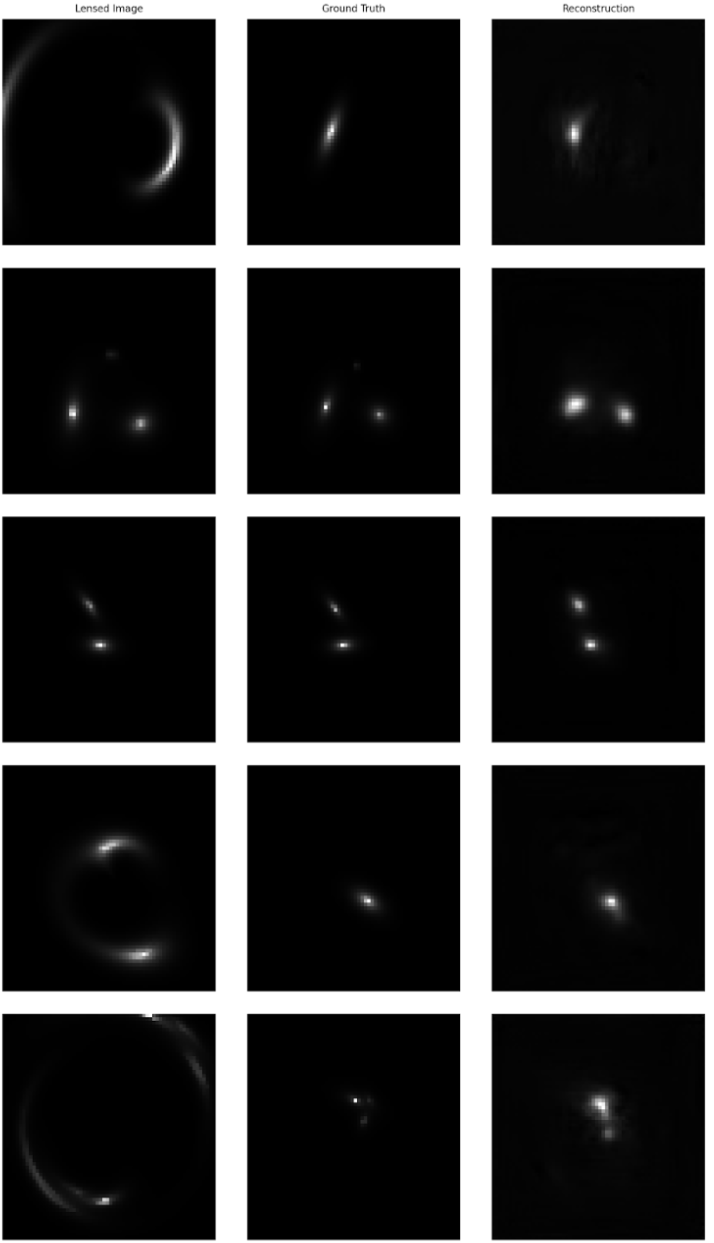
#> input picture image_dump/image_2025-08-13_151914547.png, 714 x 1243 px
$ python -i mass_normalizer.py   (imports and definitions only)
#> lines starting #> are read from the running program, lines starting #| are printed output that depends on the picture; after the words box and inside, x2 and y2 are one past the last pixel; in counts of white or black regions, pixels touching at a corner belong together
#> further down, picture is the input picture: shape (1243, 714); min 0, max 255, mean 49.8
#!/usr/bin/env python3
"""
Real Data Preprocessor for Gravitational Lensing
Handles noise reduction, feature enhancement, background filtering, and lens centering
"""
import os
import argparse
from pathlib import Path
import numpy as np
from astropy.io import fits
from astropy.convolution import convolve, Gaussian2DKernel
from skimage.transform import resize
from skimage.filters import gaussian, median, unsharp_mask, sobel
from skimage.exposure import adjust_gamma, equalize_adapthist
from scipy.ndimage import center_of_mass, shift as nd_shift
from scipy.ndimage import median_filter, gaussian_filter
from skimage import measure, morphology

DEFAULT_INPUT_DIR = r"YOUR INPUT DIRECTORY"
DEFAULT_OUTPUT_DIR = r"YOUR OUTPUT DIRECTORY"
TARGET_SIZE = 96


def estimate_background(data, method='percentile', percentile=10, sigma=3.0):
#> called with method = 'sigma_clip', percentile = 10, sigma = 3
    if method == 'percentile':
        return np.percentile(data, percentile)
    elif method == 'median':
        h, w = data.shape
        edges = np.concatenate([data[0, :], data[-1, :], data[:, 0], data[:, -1]])
        return np.median(edges)
    elif method == 'sigma_clip':
        med = np.median(data)
#> med = 1
        mad = np.median(np.abs(data - med))
#> mad = 1
        std = 1.4826 * mad
#> std = 1.48
        mask = np.abs(data - med) < sigma * std
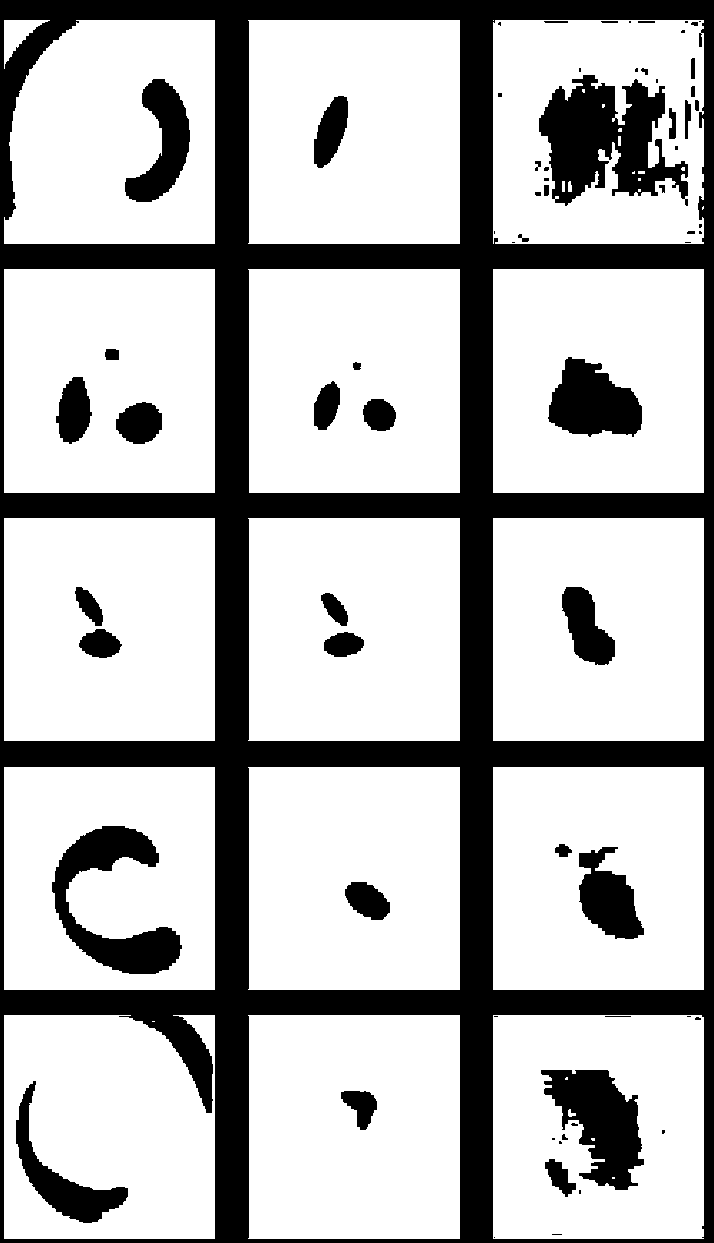
#> mask: shape (1243, 714) bool; 72.5% white; 69 black regions (27 under 20 px), largest, box (x1, y1, x2, y2) and area: (0, 0, 714, 1243) 185773, (539, 75, 688, 206) 11196, (52, 826, 182, 974) 7556
        return np.median(data[mask])
    return 0.0


def denoise_image(data, method='combined', **params):
    if method == 'gaussian':
        sigma = params.get('sigma', 0.5)
        return gaussian_filter(data, sigma=sigma)
    elif method == 'median':
        size = params.get('size', 3)
        return median_filter(data, size=size)
    elif method == 'bilateral':
        sigma_spatial = params.get('sigma_spatial', 1.0)
        sigma_intensity = params.get('sigma_intensity', 0.1)
        smoothed = gaussian_filter(data, sigma=sigma_spatial)
        diff = np.abs(data - smoothed)
        weight = np.exp(-(diff ** 2) / (2 * sigma_intensity ** 2))
        return weight * data + (1 - weight) * smoothed
    elif method == 'combined':
        bg = estimate_background(data, method='sigma_clip')
#> bg = 0
        data_sub = data - bg
        data_sub = np.clip(data_sub, 0, None)
        denoised = median_filter(data_sub, size=3)
        denoised = gaussian_filter(denoised, sigma=0.5)
        return denoised + bg
    return data


# [472 lines left out: functions enhance_features, filter_background_objects, find_lens_center, _resize_and_pad_to_target, center_lens, process_real_fits and 2 more, not called in this run]


# [9 lines not run here, left out]

>>> import cv2
>>> picture = cv2.imread('../../image_dump/image_2025-08-13_151914547.png', cv2.IMREAD_GRAYSCALE)
>>> result = denoise_image(picture)

$ run again, on image_dump/image_2025-08-18_180802856.png
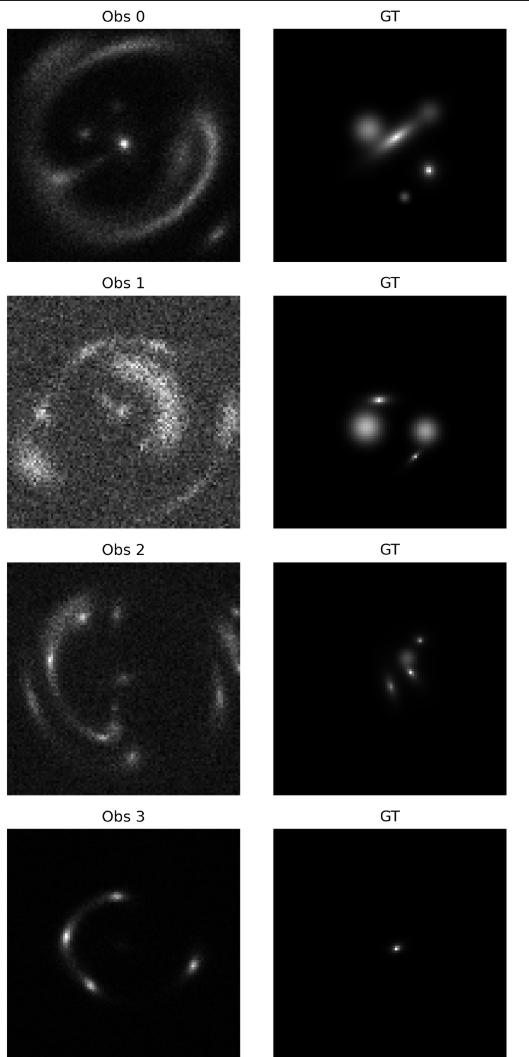
#> input picture image_dump/image_2025-08-18_180802856.png, 529 x 1057 px
#> picture is the input picture: shape (1057, 529); min 0, max 255, mean 69.9
#> med = 12
#> std = 17.79
#> in estimate_background, `mask = np.abs(data - med) < sigma * std`:
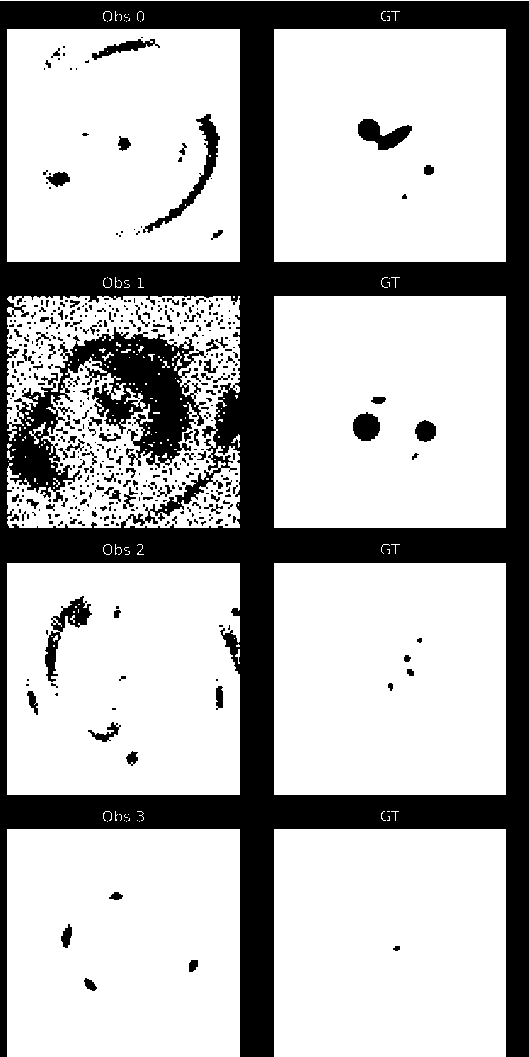
#> mask: shape (1057, 529) bool; 71.8% white; 490 black regions (374 under 20 px), largest, box (x1, y1, x2, y2) and area: (0, 1, 529, 1057) 145352, (143, 114, 220, 233) 1287, (45, 596, 92, 682) 1102
#> bg = 1
